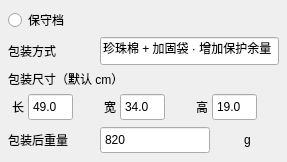
                       <widget class="QFrame" name="conservativePackageCard">
                        <property name="sizePolicy">
                         <sizepolicy hsizetype="Expanding" vsizetype="Preferred">
                          <horstretch>1</horstretch>
                          <verstretch>0</verstretch>
                         </sizepolicy>
                        </property>
                        <property name="minimumSize">
                         <size>
                          <width>205</width>
                          <height>0</height>
                         </size>
                        </property>
                        <layout class="QGridLayout" name="conservativePackageLayout" columnstretch="1,1,1">
                         <property name="leftMargin">
                          <number>8</number>
                         </property>
                         <property name="topMargin">
                          <number>8</number>
                         </property>
                         <property name="rightMargin">
                          <number>8</number>
                         </property>
                         <property name="bottomMargin">
                          <number>8</number>
                         </property>
                         <property name="spacing">
                          <number>5</number>
                         </property>
                         <item row="0" column="0" colspan="3">
                          <widget class="QRadioButton" name="radioConservativePackage">
                           <property name="text">
                            <string>保守档</string>
                           </property>
                          </widget>
                         </item>
                         <item row="1" column="0">
                          <widget class="QLabel" name="lblConservativeMethod">
                           <property name="text">
                            <string>包装方式</string>
                           </property>
                          </widget>
                         </item>
                         <item row="1" column="1" colspan="2">
                          <widget class="QLineEdit" name="txtConservativeMethod">
                           <property name="sizePolicy">
                            <sizepolicy hsizetype="Expanding" vsizetype="Fixed">
                             <horstretch>0</horstretch>
                             <verstretch>0</verstretch>
                            </sizepolicy>
                           </property>
                           <property name="minimumSize">
                            <size>
                             <width>90</width>
                             <height>28</height>
                            </size>
                           </property>
                           <property name="text">
                            <string>珍珠棉 + 加固袋 · 增加保护余量</string>
                           </property>
                           <property name="readOnly">
                            <bool>true</bool>
                           </property>
                           <property name="preview" stdset="0">
                            <bool>true</bool>
                           </property>
                          </widget>
                         </item>
                         <item row="2" column="0" colspan="3">
                          <widget class="QLabel" name="lblConservativeDims">
                           <property name="text">
                            <string>包装尺寸（默认 cm）</string>
                           </property>
                          </widget>
                         </item>
                         <item row="3" column="0">
                          <layout class="QHBoxLayout" name="layout_spinConservativeLengthCm">
                           <property name="spacing">
                            <number>0</number>
                           </property>
                           <property name="leftMargin">
                            <number>0</number>
                           </property>
                           <property name="topMargin">
                            <number>0</number>
                           </property>
                           <property name="rightMargin">
                            <number>0</number>
                           </property>
                           <property name="bottomMargin">
                            <number>0</number>
                           </property>
                           <item>
                            <widget class="QLabel" name="lblConservativeLengthCm">
                             <property name="sizePolicy">
                              <sizepolicy hsizetype="Fixed" vsizetype="Preferred">
                               <horstretch>0</horstretch>
                               <verstretch>0</verstretch>
                              </sizepolicy>
                             </property>
                             <property name="minimumSize">
                              <size>
                               <width>20</width>
                               <height>0</height>
                              </size>
                             </property>
                             <property name="maximumSize">
                              <size>
                               <width>24</width>
                               <height>16777215</height>
                              </size>
                             </property>
                             <property name="text">
                              <string>长</string>
                             </property>
                             <property name="alignment">
                              <set>Qt::AlignmentFlag::AlignCenter</set>
                             </property>
                            </widget>
                           </item>
                           <item>
                            <widget class="QDoubleSpinBox" name="spinConservativeLengthCm">
                             <property name="sizePolicy">
                              <sizepolicy hsizetype="Expanding" vsizetype="Fixed">
                               <horstretch>0</horstretch>
                               <verstretch>0</verstretch>
                              </sizepolicy>
                             </property>
                             <property name="minimumSize">
                              <size>
                               <width>45</width>
                               <height>28</height>
                              </size>
                             </property>
                             <property name="maximumSize">
                              <size>
                               <width>72</width>
                               <height>30</height>
                              </size>
                             </property>
                             <property name="readOnly">
                              <bool>true</bool>
                             </property>
                             <property name="buttonSymbols">
                              <enum>QAbstractSpinBox::ButtonSymbols::NoButtons</enum>
                             </property>
                             <property name="decimals">
                              <number>1</number>
                             </property>
                             <property name="minimum">
                              <double>0.000000000000000</double>
                             </property>
                             <property name="maximum">
                              <double>999.000000000000000</double>
                             </property>
                             <property name="singleStep">
                              <double>1.000000000000000</double>
                             </property>
                             <property name="value">
                              <double>49.000000000000000</double>
                             </property>
                             <property name="preview" stdset="0">
                              <bool>true</bool>
                             </property>
                            </widget>
                           </item>
                           <item>
                            <widget class="QLabel" name="unit_spinConservativeLengthCm">
                             <property name="minimumSize">
                              <size>
                               <width>22</width>
                               <height>0</height>
                              </size>
                             </property>
                             <property name="maximumSize">
                              <size>
                               <width>28</width>
                               <height>16777215</height>
                              </size>
                             </property>
                             <property name="visible">
                              <bool>false</bool>
                             </property>
                             <property name="text">
                              <string/>
                             </property>
                             <property name="alignment">
                              <set>Qt::AlignmentFlag::AlignCenter</set>
                             </property>
                             <property name="unitLabel" stdset="0">
                              <bool>true</bool>
                             </property>
                            </widget>
                           </item>
                          </layout>
                         </item>
                         <item row="3" column="1">
                          <layout class="QHBoxLayout" name="layout_spinConservativeWidthCm">
                           <property name="spacing">
                            <number>0</number>
                           </property>
                           <property name="leftMargin">
                            <number>0</number>
                           </property>
                           <property name="topMargin">
                            <number>0</number>
                           </property>
                           <property name="rightMargin">
                            <number>0</number>
                           </property>
                           <property name="bottomMargin">
                            <number>0</number>
                           </property>
                           <item>
                            <widget class="QLabel" name="lblConservativeWidthCm">
                             <property name="sizePolicy">
                              <sizepolicy hsizetype="Fixed" vsizetype="Preferred">
                               <horstretch>0</horstretch>
                               <verstretch>0</verstretch>
                              </sizepolicy>
                             </property>
                             <property name="minimumSize">
                              <size>
                               <width>20</width>
                               <height>0</height>
                              </size>
                             </property>
                             <property name="maximumSize">
                              <size>
                               <width>24</width>
                               <height>16777215</height>
                              </size>
                             </property>
                             <property name="text">
                              <string>宽</string>
                             </property>
                             <property name="alignment">
                              <set>Qt::AlignmentFlag::AlignCenter</set>
                             </property>
                            </widget>
                           </item>
                           <item>
                            <widget class="QDoubleSpinBox" name="spinConservativeWidthCm">
                             <property name="sizePolicy">
                              <sizepolicy hsizetype="Expanding" vsizetype="Fixed">
                               <horstretch>0</horstretch>
                               <verstretch>0</verstretch>
                              </sizepolicy>
                             </property>
                             <property name="minimumSize">
                              <size>
                               <width>45</width>
                               <height>28</height>
                              </size>
                             </property>
                             <property name="maximumSize">
                              <size>
                               <width>72</width>
                               <height>30</height>
                              </size>
                             </property>
                             <property name="readOnly">
                              <bool>true</bool>
                             </property>
                             <property name="buttonSymbols">
                              <enum>QAbstractSpinBox::ButtonSymbols::NoButtons</enum>
                             </property>
                             <property name="decimals">
                              <number>1</number>
                             </property>
                             <property name="minimum">
                              <double>0.000000000000000</double>
                             </property>
                             <property name="maximum">
                              <double>999.000000000000000</double>
                             </property>
                             <property name="singleStep">
                              <double>1.000000000000000</double>
                             </property>
                             <property name="value">
                              <double>34.000000000000000</double>
                             </property>
                             <property name="preview" stdset="0">
                              <bool>true</bool>
                             </property>
                            </widget>
                           </item>
                           <item>
                            <widget class="QLabel" name="unit_spinConservativeWidthCm">
                             <property name="minimumSize">
                              <size>
                               <width>22</width>
                               <height>0</height>
                              </size>
                             </property>
                             <property name="maximumSize">
                              <size>
                               <width>28</width>
                               <height>16777215</height>
                              </size>
                             </property>
                             <property name="visible">
                              <bool>false</bool>
                             </property>
                             <property name="text">
                              <string/>
                             </property>
                             <property name="alignment">
                              <set>Qt::AlignmentFlag::AlignCenter</set>
                             </property>
                             <property name="unitLabel" stdset="0">
                              <bool>true</bool>
                             </property>
                            </widget>
                           </item>
                          </layout>
                         </item>
                         <item row="3" column="2">
                          <layout class="QHBoxLayout" name="layout_spinConservativeHeightCm">
                           <property name="spacing">
                            <number>0</number>
                           </property>
                           <property name="leftMargin">
                            <number>0</number>
                           </property>
                           <property name="topMargin">
                            <number>0</number>
                           </property>
                           <property name="rightMargin">
                            <number>0</number>
                           </property>
                           <property name="bottomMargin">
                            <number>0</number>
                           </property>
                           <item>
                            <widget class="QLabel" name="lblConservativeHeightCm">
                             <property name="sizePolicy">
                              <sizepolicy hsizetype="Fixed" vsizetype="Preferred">
                               <horstretch>0</horstretch>
                               <verstretch>0</verstretch>
                              </sizepolicy>
                             </property>
                             <property name="minimumSize">
                              <size>
                               <width>20</width>
                               <height>0</height>
                              </size>
                             </property>
                             <property name="maximumSize">
                              <size>
                               <width>24</width>
                               <height>16777215</height>
                              </size>
                             </property>
                             <property name="text">
                              <string>高</string>
                             </property>
                             <property name="alignment">
                              <set>Qt::AlignmentFlag::AlignCenter</set>
                             </property>
                            </widget>
                           </item>
                           <item>
                            <widget class="QDoubleSpinBox" name="spinConservativeHeightCm">
                             <property name="sizePolicy">
                              <sizepolicy hsizetype="Expanding" vsizetype="Fixed">
                               <horstretch>0</horstretch>
                               <verstretch>0</verstretch>
                              </sizepolicy>
                             </property>
                             <property name="minimumSize">
                              <size>
                               <width>45</width>
                               <height>28</height>
                              </size>
                             </property>
                             <property name="maximumSize">
                              <size>
                               <width>72</width>
                               <height>30</height>
                              </size>
                             </property>
                             <property name="readOnly">
                              <bool>true</bool>
                             </property>
                             <property name="buttonSymbols">
                              <enum>QAbstractSpinBox::ButtonSymbols::NoButtons</enum>
                             </property>
                             <property name="decimals">
                              <number>1</number>
                             </property>
                             <property name="minimum">
                              <double>0.000000000000000</double>
                             </property>
                             <property name="maximum">
                              <double>999.000000000000000</double>
                             </property>
                             <property name="singleStep">
                              <double>1.000000000000000</double>
                             </property>
                             <property name="value">
                              <double>19.000000000000000</double>
                             </property>
                             <property name="preview" stdset="0">
                              <bool>true</bool>
                             </property>
                            </widget>
                           </item>
                           <item>
                            <widget class="QLabel" name="unit_spinConservativeHeightCm">
                             <property name="minimumSize">
                              <size>
                               <width>22</width>
                               <height>0</height>
                              </size>
                             </property>
                             <property name="maximumSize">
                              <size>
                               <width>28</width>
                               <height>16777215</height>
                              </size>
                             </property>
                             <property name="visible">
                              <bool>false</bool>
                             </property>
                             <property name="text">
                              <string/>
                             </property>
                             <property name="alignment">
                              <set>Qt::AlignmentFlag::AlignCenter</set>
                             </property>
                             <property name="unitLabel" stdset="0">
                              <bool>true</bool>
                             </property>
                            </widget>
                           </item>
                          </layout>
                         </item>
                         <item row="4" column="0">
                          <widget class="QLabel" name="lblConservativeWeight">
                           <property name="text">
                            <string>包装后重量</string>
                           </property>
                          </widget>
                         </item>
                         <item row="4" column="1" colspan="2">
                          <layout class="QHBoxLayout" name="layout_spinConservativeWeightG">
                           <property name="spacing">
                            <number>6</number>
                           </property>
                           <property name="leftMargin">
                            <number>0</number>
                           </property>
                           <property name="topMargin">
                            <number>0</number>
                           </property>
                           <property name="rightMargin">
                            <number>0</number>
                           </property>
                           <property name="bottomMargin">
                            <number>0</number>
                           </property>
                           <item>
                            <widget class="QDoubleSpinBox" name="spinConservativeWeightG">
                             <property name="minimumSize">
                              <size>
                               <width>110</width>
                               <height>28</height>
                              </size>
                             </property>
                             <property name="readOnly">
                              <bool>true</bool>
                             </property>
                             <property name="buttonSymbols">
                              <enum>QAbstractSpinBox::ButtonSymbols::NoButtons</enum>
                             </property>
                             <property name="decimals">
                              <number>0</number>
                             </property>
                             <property name="minimum">
                              <double>0.000000000000000</double>
                             </property>
                             <property name="maximum">
                              <double>999999.000000000000000</double>
                             </property>
                             <property name="singleStep">
                              <double>1.000000000000000</double>
                             </property>
                             <property name="value">
                              <double>820.000000000000000</double>
                             </property>
                             <property name="preview" stdset="0">
                              <bool>true</bool>
                             </property>
                            </widget>
                           </item>
                           <item>
                            <widget class="QLabel" name="unit_spinConservativeWeightG">
                             <property name="minimumSize">
                              <size>
                               <width>28</width>
                               <height>0</height>
                              </size>
                             </property>
                             <property name="text">
                              <string>g</string>
                             </property>
                             <property name="alignment">
                              <set>Qt::AlignmentFlag::AlignCenter</set>
                             </property>
                             <property name="unitLabel" stdset="0">
                              <bool>true</bool>
                             </property>
                            </widget>
                           </item>
                          </layout>
                         </item>
                        </layout>
                       </widget>
